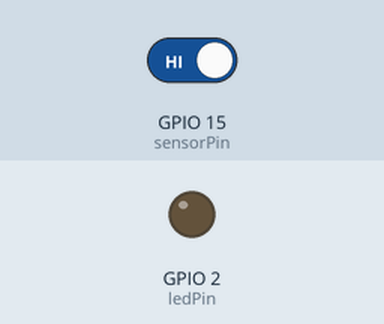
This sketch was run on a simulated ESP8266 (NodeMCU). Shown: output pins drawn as LEDs (lit = HIGH). Inputs (shaded band) come from the test bench; at power-on: GPIO 15 (sensorPin) HIGH. WiFi joins after 1.5 s; servers stay silent unless stated; pins used as bus, display or sensor lines are not drawn; what the sketch prints to the serial monitor is not drawn.

Above: at 2.1 s.
At 7.2 s:
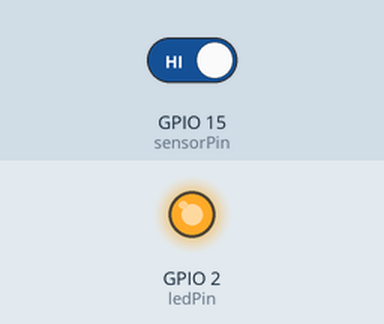
Timing chart, 0 to 9.1 s (numbered marks = the images above):
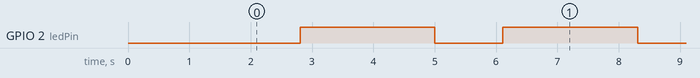

Measured:
- by itself, GPIO 2 (ledPin): alternates HIGH for 2.2 s and LOW for 1.1 s

The sketch:

Client.ino
```cpp
/*  Connects to the home WiFi network
 *  Asks some network parameters
 *  Sends and receives message from the server in every 2 seconds
 *  Communicates: wifi_server_01.ino
 */
#include <SPI.h>
#include <ESP8266WiFi.h>
#define sensorPower 12
#define sensorPin 15

byte ledPin = 2;
char ssid[] = "Family F2";           // SSID of your home WiFi
char pass[] = "23456781";            // password of your home WiFi

unsigned long askTimer = 0;

IPAddress server(192,168,100,80);       // the fix IP address of the server
WiFiClient client;

void setup() {
  Serial.begin(115200);
  pinMode(sensorPower, OUTPUT);
  digitalWrite(sensorPower, LOW);             // only for debug
  WiFi.begin(ssid, pass);             // connects to the WiFi router
  while (WiFi.status() != WL_CONNECTED) {
    Serial.print(".");
    delay(500);
  }
/*  Serial.println("Connected to wifi");
  Serial.print("Status: "); Serial.println(WiFi.status());    // Network parameters
  Serial.print("IP: ");     Serial.println(WiFi.localIP());
  Serial.print("Subnet: "); Serial.println(WiFi.subnetMask());
  Serial.print("Gateway: "); Serial.println(WiFi.gatewayIP());
  Serial.print("SSID: "); Serial.println(WiFi.SSID());
  Serial.print("Signal: "); Serial.println(WiFi.RSSI());*/
  pinMode(ledPin, OUTPUT);
}

int readSensor() {
    digitalWrite(sensorPower, HIGH);    // Turn the sensor ON
    delay(100);                // Allow power to settle
    int val = digitalRead(sensorPin);    // Read the sensor output
    digitalWrite(sensorPower, LOW);        // Turn the sensor OFF
    return val;                // Return the value
}

void loop () {
  client.connect(server, 80);   // Connection to the server
  digitalWrite(ledPin, LOW);    // to show the communication only (inverted logic)
  int val=readSensor();
  Serial.println(val);
  if(!val){
    //client.println("Hello server! Are you sleeping?\r");  // sends the message to the server
    client.println("raining\r");
    //String answer = client.readStringUntil('\r');   // receives the answer from the sever
  }
  String answer = client.readStringUntil('\r');   // receives the answer from the sever
  Serial.println("from server: " + answer);
  client.flush();
  digitalWrite(ledPin, HIGH);
  delay(2000);                  // client will trigger the communication after two seconds
}
```
